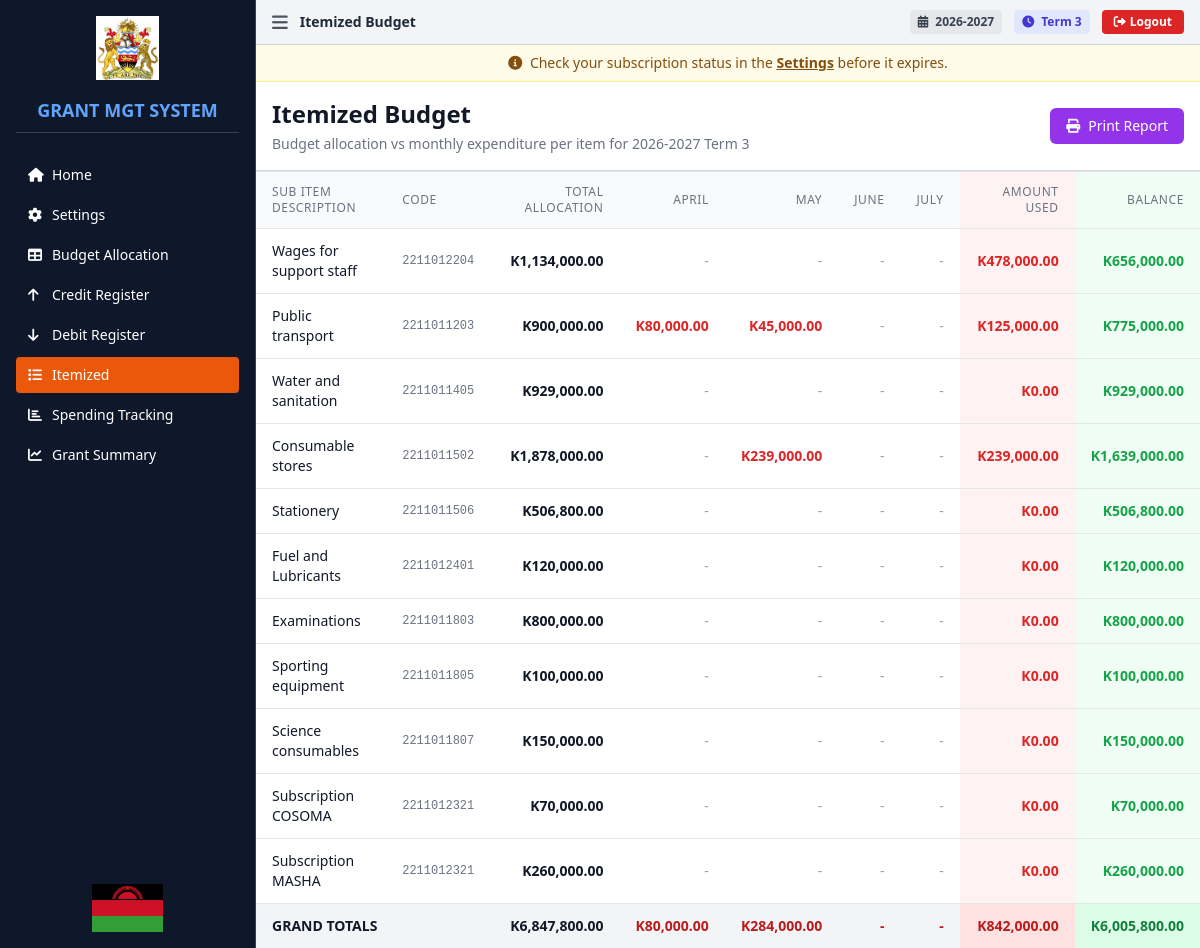
/itemized (signed in), run on the app's committed database.
### tables this page shows
CREATE TABLE term_settings (
                id INTEGER PRIMARY KEY AUTOINCREMENT,
                school_id INTEGER NOT NULL,
                current_academic_year TEXT NOT NULL,
                current_term TEXT NOT NULL,
                updated_at DATETIME DEFAULT CURRENT_TIMESTAMP,
                FOREIGN KEY (school_id) REFERENCES schools(id),
                UNIQUE(school_id)
            );

CREATE TABLE budget_items (
                id INTEGER PRIMARY KEY AUTOINCREMENT,
                school_id INTEGER NOT NULL,
                financial_year TEXT NOT NULL,
                template_row_id INTEGER NOT NULL,
                item_key TEXT NOT NULL,
                pow_no INTEGER,
                pow_name TEXT,
                sub_activity TEXT,
                sub_item_description TEXT,
                code TEXT,
                total_allocation REAL DEFAULT 0,
                monthly_allocations TEXT,
                created_at DATETIME DEFAULT CURRENT_TIMESTAMP, academic_year TEXT, term TEXT,
                FOREIGN KEY (school_id) REFERENCES schools(id),
                UNIQUE(school_id, financial_year, template_row_id)
            );

### app.py (the view)
@app.route('/itemized')
@require_login
def itemized():
    academic_year = get_academic_year()
    term = get_term()
    budget = get_budget(academic_year, term)
    debits = get_debits(academic_year, term) or []
    if term == 'Term 1':
        term_months = ['September', 'October', 'November', 'December']
    elif term == 'Term 2':
        term_months = ['January', 'February', 'March']
    else:
        term_months = ['April', 'May', 'June', 'July']
    itemized_data = []
    monthly_totals = {m: 0 for m in term_months}
    total_alloc = 0
    total_used = 0
    if budget and budget.get('items'):
        for item in budget.get('items', []):
            try:
                item_alloc = float(item.get('totalAllocation', 0) or 0)
            except (ValueError, TypeError):
                item_alloc = 0.0
            item_used = 0.0
            month_amounts = {m: 0.0 for m in term_months}
            for d in debits:
                if d.get('itemId') == item.get('id'):
                    try:
                        amt = float(d.get('amount', 0) or 0)
                    except (ValueError, TypeError):
                        amt = 0.0
                    month = d.get('month')
                    if month in term_months:
                        month_amounts[month] += amt
                        monthly_totals[month] += amt
                    item_used += amt
            if item_alloc > 0:
                itemized_data.append({
                    'subItemDescription': item.get('subItemDescription'),
                    'code': item.get('code'),
                    'totalAllocation': item_alloc,
                    'month_amounts': month_amounts,
                    'totalUsed': item_used,
                    'balance': item_alloc - item_used
                })
                total_alloc += item_alloc
                total_used += item_used
    totals = {
        'totalAllocation': total_alloc,
        'monthly_totals': monthly_totals,
        'totalUsed': total_used,
        'balance': total_alloc - total_used
    }
    return render_template('itemized.html',
                      itemized_data=itemized_data,
                      totals=totals,
                      term_months=term_months,
                      academic_year=academic_year,
                      term=term,
                      settings=get_settings(),
                      current_page='itemized')

### templates/itemized.html (shortened to what this page needs)
{% extends "base.html" %}
{% block title %}Itemized Budget{% endblock %}
{% block content %}
<div class="max-w-full">
    <div class="bg-white p-4 border-b border-gray-300">
        <div class="flex justify-between items-center">
            <div>
                <h2 class="text-2xl font-bold text-gray-900">Itemized Budget</h2>
                <p class="text-gray-500 text-sm mt-1">Budget allocation vs monthly expenditure per item for {{ academic_year }} {{ term }}</p>
            </div>
            <div class="space-x-2 no-print">
                <button onclick="printPage('Itemized Budget Report')"
                    class="bg-purple-600 hover:bg-purple-700 text-white px-4 py-2 rounded-md">
                    <i class="fas fa-print mr-2"></i>Print Report
                </button>
            </div>
        </div>
    </div>
    <div class="bg-white border-t border-gray-200">
        <div class="overflow-x-auto">
            <table class="min-w-full divide-y divide-gray-200">
                <thead class="bg-gray-50">
                    <tr>
                        <th class="px-4 py-3 text-left text-xs font-medium text-gray-500 uppercase tracking-wider">Sub Item Description</th>
                        <th class="px-4 py-3 text-left text-xs font-medium text-gray-500 uppercase tracking-wider">Code</th>
                        <th class="px-4 py-3 text-right text-xs font-medium text-gray-500 uppercase tracking-wider">Total Allocation</th>
                        {% for month in term_months %}
                        <th class="px-4 py-3 text-right text-xs font-medium text-gray-500 uppercase tracking-wider">{{ month }}</th>
                        {% endfor %}
                        <th class="px-4 py-3 text-right text-xs font-medium text-gray-500 uppercase tracking-wider bg-red-50">Amount Used</th>
                        <th class="px-4 py-3 text-right text-xs font-medium text-gray-500 uppercase tracking-wider bg-green-50">Balance</th>
                    </tr>
                </thead>
                <tbody class="bg-white divide-y divide-gray-200">
                    {% if itemized_data %}
                    {% for item in itemized_data %}
                    <tr class="hover:bg-gray-50">
                        <td class="px-4 py-3 text-sm text-gray-900 font-medium">{{ item.subItemDescription }}</td>
                        <td class="px-4 py-3 text-sm text-gray-500 font-mono text-xs">{{ item.code }}</td>
                        <td class="px-4 py-3 text-sm text-gray-900 text-right font-semibold">K{{ "{:,.2f}".format(item.totalAllocation) }}</td>
                        {% for month in term_months %}
                        <td class="px-4 py-3 text-sm text-right {% if item.month_amounts[month] > 0 %}text-red-600 font-semibold{% else %}text-gray-400{% endif %}">
                            {% if item.month_amounts[month] > 0 %}
                            K{{ "{:,.2f}".format(item.month_amounts[month]) }}
                            {% else %}
                            -
                            {% endif %}
                        </td>
                        {% endfor %}
                        <td class="px-4 py-3 text-sm text-right font-bold text-red-600 bg-red-50">K{{ "{:,.2f}".format(item.totalUsed) }}</td>
                        <td class="px-4 py-3 text-sm text-right font-bold bg-green-50 {% if item.balance < 0 %}text-red-600{% elif item.balance == 0 %}text-gray-500{% else %}text-green-600{% endif %}">
                            K{{ "{:,.2f}".format(item.balance) }}
                        </td>
                    </tr>
                    {% endfor %}
                    <tr class="bg-gray-100 font-bold border-t-2 border-gray-400">
                        <td class="px-4 py-3 text-sm text-gray-900" colspan="2">GRAND TOTALS</td>
                        <td class="px-4 py-3 text-sm text-gray-900 text-right">K{{ "{:,.2f}".format(totals.totalAllocation) }}</td>
                        {% for month in term_months %}
                        <td class="px-4 py-3 text-sm text-right text-red-700">
                            {% if totals.monthly_totals[month] > 0 %}
                            K{{ "{:,.2f}".format(totals.monthly_totals[month]) }}
                            {% else %}
                            -
                            {% endif %}
                        </td>
                        {% endfor %}
                        <td class="px-4 py-3 text-sm text-right text-red-700 bg-red-100">K{{ "{:,.2f}".format(totals.totalUsed) }}</td>
                        <td class="px-4 py-3 text-sm text-right bg-green-100 {% if totals.balance < 0 %}text-red-700{% else %}text-green-700{% endif %}">
                            K{{ "{:,.2f}".format(totals.balance) }}
                        </td>
                    </tr>
                    {% endif %}
                </tbody>
            </table>
        </div>
    </div>
</div>
{% endblock %}

### templates/base.html (shortened to what this page needs)
<!DOCTYPE html>
<html lang="en">
<head>
    <script src="https://cdn.tailwindcss.com"></script>
    <link rel="stylesheet" href="https://cdnjs.cloudflare.com/ajax/libs/font-awesome/6.0.0/css/all.min.css">
</head>
<body class="bg-gray-50 text-sm">
    <div class="flex h-screen overflow-hidden">
        <aside id="sidebar" class="sidebar w-64 bg-slate-900 text-white flex-shrink-0 border-r border-slate-700">
            <div class="p-4 flex flex-col h-full">
                <div class="flex justify-center mb-4">
                    <img src="{{ url_for('static', filename='images/Malawi Government logo.png') }}"
                        alt="Malawi Government Logo" class="h-16 w-auto object-contain">
                </div>
                <h1 class="text-lg font-bold text-blue-400 mb-6 border-b border-slate-700 pb-2 text-center">GRANT MGT
                    SYSTEM</h1>
                <nav class="space-y-1">
                    <a href="{{ url_for('index') }}"
                        class="flex items-center space-x-2 px-3 py-2 rounded {% if current_page == 'home' %}bg-blue-600{% else %}hover:bg-slate-800{% endif %}">
                        <i class="fas fa-home w-4"></i>
                        <span>Home</span>
                    </a>
                    <a href="{{ url_for('settings') }}"
                        class="flex items-center space-x-2 px-3 py-2 rounded {% if current_page == 'settings' %}bg-blue-600{% else %}hover:bg-slate-800{% endif %}">
                        <i class="fas fa-cog w-4"></i>
                        <span>Settings</span>
                    </a>
                    <a href="{{ url_for('budget') }}"
                        class="flex items-center space-x-2 px-3 py-2 rounded {% if current_page == 'budget' %}bg-blue-600{% else %}hover:bg-slate-800{% endif %}">
                        <i class="fas fa-table w-4"></i>
                        <span>Budget Allocation</span>
                    </a>
                    <a href="{{ url_for('credits') }}"
                        class="flex items-center space-x-2 px-3 py-2 rounded {% if current_page == 'credits' %}bg-green-600{% else %}hover:bg-slate-800{% endif %}">
                        <i class="fas fa-arrow-up w-4"></i>
                        <span>Credit Register</span>
                    </a>
                    <a href="{{ url_for('debits') }}"
                        class="flex items-center space-x-2 px-3 py-2 rounded {% if current_page == 'debits' %}bg-red-600{% else %}hover:bg-slate-800{% endif %}">
                        <i class="fas fa-arrow-down w-4"></i>
                        <span>Debit Register</span>
                    </a>
                    <a href="{{ url_for('itemized') }}"
                        class="flex items-center space-x-2 px-3 py-2 rounded {% if current_page == 'itemized' %}bg-orange-600{% else %}hover:bg-slate-800{% endif %}">
                        <i class="fas fa-list w-4"></i>
                        <span>Itemized</span>
                    </a>
                    <a href="{{ url_for('tracking') }}"
                        class="flex items-center space-x-2 px-3 py-2 rounded {% if current_page == 'tracking' %}bg-purple-600{% else %}hover:bg-slate-800{% endif %}">
                        <i class="fas fa-chart-bar w-4"></i>
                        <span>Spending Tracking</span>
                    </a>
                    <a href="{{ url_for('grant_summary') }}"
                        class="flex items-center space-x-2 px-3 py-2 rounded {% if current_page == 'dashboard' %}bg-blue-600{% else %}hover:bg-slate-800{% endif %}">
                        <i class="fas fa-chart-line w-4"></i>
                        <span>Grant Summary</span>
                    </a>
                </nav>
                <div class="mt-auto pt-4 flex justify-center">
                    <img src="{{ url_for('static', filename='images/Malawi flag.png') }}" alt="Malawi Flag"
                        class="h-12 w-auto object-contain">
                </div>
            </div>
        </aside>
        <main class="main-content flex-1 overflow-auto bg-white">
            <header class="bg-gray-100 border-b border-gray-300 px-4 py-2">
                <div class="flex items-center justify-between">
                    <div class="flex items-center space-x-3">
                        <button onclick="toggleSidebar()" class="text-gray-600 hover:text-black">
                            <i class="fas fa-bars text-lg"></i>
                        </button>
                        <h2 class="text-sm font-bold text-gray-800">
                            {% block title %}GRANT MANAGEMENT SYSTEM{% endblock %}
                        </h2>
                    </div>
                    <div class="flex items-center space-x-3">
                        <span class="text-xs font-bold text-gray-700 bg-gray-200 px-2 py-1 rounded">
                            <i class="fas fa-calendar-alt mr-1"></i> {{ academic_year }}
                        </span>
                        <span class="text-xs font-bold text-indigo-700 bg-indigo-100 px-2 py-1 rounded">
                            <i class="fas fa-clock mr-1"></i> {{ term }}
                        </span>
                        <button onclick="logout()" class="bg-red-600 hover:bg-red-700 text-white px-3 py-1 rounded text-xs font-semibold transition">
                            <i class="fas fa-sign-out-alt mr-1"></i>Logout
                        </button>
                    </div>
                </div>
            </header>
            <div class="p-0">
                {% if current_page != 'settings' %}
                <div class="subscription-notice bg-yellow-50 border-b border-yellow-200 px-4 py-2 text-center text-sm text-yellow-800">
                    <i class="fas fa-info-circle mr-1"></i>
                    Check your subscription status in the <a href="{{ url_for('settings') }}" class="font-bold underline hover:text-yellow-900">Settings</a> before it expires.
                </div>
                {% endif %}
                {% block content %}{% endblock %}
            </div>
        </main>
    </div>
</body>
</html>

### data on the page
term_settings: current_academic_year "2026-2027", current_term "Term 3"
budget_items: subItemDescription "Wages for support staff", code "2211012204", totalAllocation "1,134,000.00", totalUsed "478,000.00", balance "656,000.00"
budget_items: subItemDescription "Public transport", code "2211011203", totalAllocation "900,000.00", month_amounts "80,000.00" "45,000.00", totalUsed "125,000.00", balance "775,000.00"
budget_items: subItemDescription "Water and sanitation", code "2211011405", totalAllocation "929,000.00", totalUsed "0.00", balance "929,000.00"
budget_items: subItemDescription "Consumable stores", code "2211011502", totalAllocation "1,878,000.00", month_amounts "239,000.00", totalUsed "239,000.00", balance "1,639,000.00"
budget_items: subItemDescription "Stationery", code "2211011506", totalAllocation "506,800.00", totalUsed "0.00", balance "506,800.00"
budget_items: subItemDescription "Fuel and Lubricants", code "2211012401", totalAllocation "120,000.00", totalUsed "0.00", balance "120,000.00"
budget_items: subItemDescription "Examinations", code "2211011803", totalAllocation "800,000.00", totalUsed "0.00", balance "800,000.00"
budget_items: subItemDescription "Sporting equipment", code "2211011805", totalAllocation "100,000.00", totalUsed "0.00", balance "100,000.00"
budget_items: subItemDescription "Science consumables", code "2211011807", totalAllocation "150,000.00", totalUsed "0.00", balance "150,000.00"
budget_items: subItemDescription "Subscription COSOMA", code "2211012321", totalAllocation "70,000.00", totalUsed "0.00", balance "70,000.00"
budget_items: subItemDescription "Subscription MASHA", code "2211012321", totalAllocation "260,000.00", totalUsed "0.00", balance "260,000.00"

### other printed values
{{ month }} "APRIL" "MAY" "JUNE" "JULY"
{{ "{:,.2f}".format(totals.totalAllocation) }} "6,847,800.00"
{{ "{:,.2f}".format(totals.monthly_totals[month]) }} "80,000.00" "284,000.00"
{{ "{:,.2f}".format(totals.totalUsed) }} "842,000.00"
{{ "{:,.2f}".format(totals.balance) }} "6,005,800.00"
